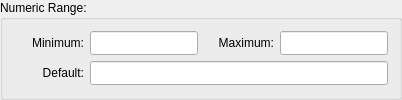
    <widget class="QGroupBox" name="numericRangeGroupBox">
     <property name="sizePolicy">
      <sizepolicy hsizetype="Expanding" vsizetype="Expanding">
       <horstretch>0</horstretch>
       <verstretch>0</verstretch>
      </sizepolicy>
     </property>
     <property name="title">
      <string>Numeric Range:</string>
     </property>
     <layout class="QGridLayout" name="gridLayout">
      <item row="14" column="0" colspan="2">
       <widget class="QWidget" name="numericRangeWidget" native="true">
        <property name="sizePolicy">
         <sizepolicy hsizetype="Expanding" vsizetype="Minimum">
          <horstretch>0</horstretch>
          <verstretch>0</verstretch>
         </sizepolicy>
        </property>
        <layout class="QGridLayout" name="gridLayout_2">
         <property name="leftMargin">
          <number>0</number>
         </property>
         <property name="topMargin">
          <number>0</number>
         </property>
         <property name="rightMargin">
          <number>0</number>
         </property>
         <property name="bottomMargin">
          <number>0</number>
         </property>
         <item row="0" column="0">
          <widget class="QWidget" name="minimumWidget" native="true">
           <property name="sizePolicy">
            <sizepolicy hsizetype="Expanding" vsizetype="Fixed">
             <horstretch>0</horstretch>
             <verstretch>0</verstretch>
            </sizepolicy>
           </property>
           <property name="minimumSize">
            <size>
             <width>0</width>
             <height>24</height>
            </size>
           </property>
           <property name="maximumSize">
            <size>
             <width>16777215</width>
             <height>24</height>
            </size>
           </property>
           <layout class="QHBoxLayout" name="horizontalLayout_4">
            <property name="leftMargin">
             <number>0</number>
            </property>
            <property name="topMargin">
             <number>0</number>
            </property>
            <property name="rightMargin">
             <number>0</number>
            </property>
            <property name="bottomMargin">
             <number>0</number>
            </property>
            <item>
             <widget class="QLabel" name="minimumLabel">
              <property name="sizePolicy">
               <sizepolicy hsizetype="Fixed" vsizetype="Preferred">
                <horstretch>0</horstretch>
                <verstretch>0</verstretch>
               </sizepolicy>
              </property>
              <property name="minimumSize">
               <size>
                <width>70</width>
                <height>0</height>
               </size>
              </property>
              <property name="maximumSize">
               <size>
                <width>70</width>
                <height>16777215</height>
               </size>
              </property>
              <property name="text">
               <string>Minimum:</string>
              </property>
              <property name="alignment">
               <set>Qt::AlignRight|Qt::AlignTrailing|Qt::AlignVCenter</set>
              </property>
             </widget>
            </item>
            <item>
             <widget class="QLineEdit" name="minimumLineEdit">
              <property name="sizePolicy">
               <sizepolicy hsizetype="Expanding" vsizetype="Preferred">
                <horstretch>0</horstretch>
                <verstretch>0</verstretch>
               </sizepolicy>
              </property>
              <property name="clearButtonEnabled">
               <bool>true</bool>
              </property>
             </widget>
            </item>
           </layout>
          </widget>
         </item>
         <item row="0" column="1">
          <widget class="QWidget" name="maximumWidget" native="true">
           <property name="sizePolicy">
            <sizepolicy hsizetype="Expanding" vsizetype="Fixed">
             <horstretch>0</horstretch>
             <verstretch>0</verstretch>
            </sizepolicy>
           </property>
           <property name="minimumSize">
            <size>
             <width>0</width>
             <height>24</height>
            </size>
           </property>
           <property name="maximumSize">
            <size>
             <width>16777215</width>
             <height>24</height>
            </size>
           </property>
           <layout class="QHBoxLayout" name="horizontalLayout_7">
            <property name="leftMargin">
             <number>0</number>
            </property>
            <property name="topMargin">
             <number>0</number>
            </property>
            <property name="rightMargin">
             <number>0</number>
            </property>
            <property name="bottomMargin">
             <number>0</number>
            </property>
            <item>
             <widget class="QLabel" name="maximumLabel">
              <property name="sizePolicy">
               <sizepolicy hsizetype="Fixed" vsizetype="Preferred">
                <horstretch>0</horstretch>
                <verstretch>0</verstretch>
               </sizepolicy>
              </property>
              <property name="minimumSize">
               <size>
                <width>70</width>
                <height>0</height>
               </size>
              </property>
              <property name="maximumSize">
               <size>
                <width>70</width>
                <height>16777215</height>
               </size>
              </property>
              <property name="text">
               <string>Maximum:</string>
              </property>
              <property name="alignment">
               <set>Qt::AlignRight|Qt::AlignTrailing|Qt::AlignVCenter</set>
              </property>
             </widget>
            </item>
            <item>
             <widget class="QLineEdit" name="maximumLineEdit">
              <property name="sizePolicy">
               <sizepolicy hsizetype="Expanding" vsizetype="Preferred">
                <horstretch>0</horstretch>
                <verstretch>0</verstretch>
               </sizepolicy>
              </property>
              <property name="clearButtonEnabled">
               <bool>true</bool>
              </property>
             </widget>
            </item>
           </layout>
          </widget>
         </item>
         <item row="1" column="0" colspan="2">
          <widget class="QWidget" name="defaultWidget" native="true">
           <property name="sizePolicy">
            <sizepolicy hsizetype="Expanding" vsizetype="Fixed">
             <horstretch>0</horstretch>
             <verstretch>0</verstretch>
            </sizepolicy>
           </property>
           <property name="minimumSize">
            <size>
             <width>0</width>
             <height>24</height>
            </size>
           </property>
           <property name="maximumSize">
            <size>
             <width>16777215</width>
             <height>24</height>
            </size>
           </property>
           <layout class="QHBoxLayout" name="horizontalLayout_6">
            <property name="leftMargin">
             <number>0</number>
            </property>
            <property name="topMargin">
             <number>0</number>
            </property>
            <property name="rightMargin">
             <number>0</number>
            </property>
            <property name="bottomMargin">
             <number>0</number>
            </property>
            <item>
             <widget class="QLabel" name="defaultLabel">
              <property name="sizePolicy">
               <sizepolicy hsizetype="Fixed" vsizetype="Preferred">
                <horstretch>0</horstretch>
                <verstretch>0</verstretch>
               </sizepolicy>
              </property>
              <property name="minimumSize">
               <size>
                <width>70</width>
                <height>0</height>
               </size>
              </property>
              <property name="maximumSize">
               <size>
                <width>70</width>
                <height>16777215</height>
               </size>
              </property>
              <property name="text">
               <string>Default:</string>
              </property>
              <property name="alignment">
               <set>Qt::AlignRight|Qt::AlignTrailing|Qt::AlignVCenter</set>
              </property>
             </widget>
            </item>
            <item>
             <widget class="QLineEdit" name="defaultLineEdit">
              <property name="sizePolicy">
               <sizepolicy hsizetype="Expanding" vsizetype="Preferred">
                <horstretch>0</horstretch>
                <verstretch>0</verstretch>
               </sizepolicy>
              </property>
              <property name="clearButtonEnabled">
               <bool>true</bool>
              </property>
             </widget>
            </item>
           </layout>
          </widget>
         </item>
        </layout>
       </widget>
      </item>
     </layout>
    </widget>
